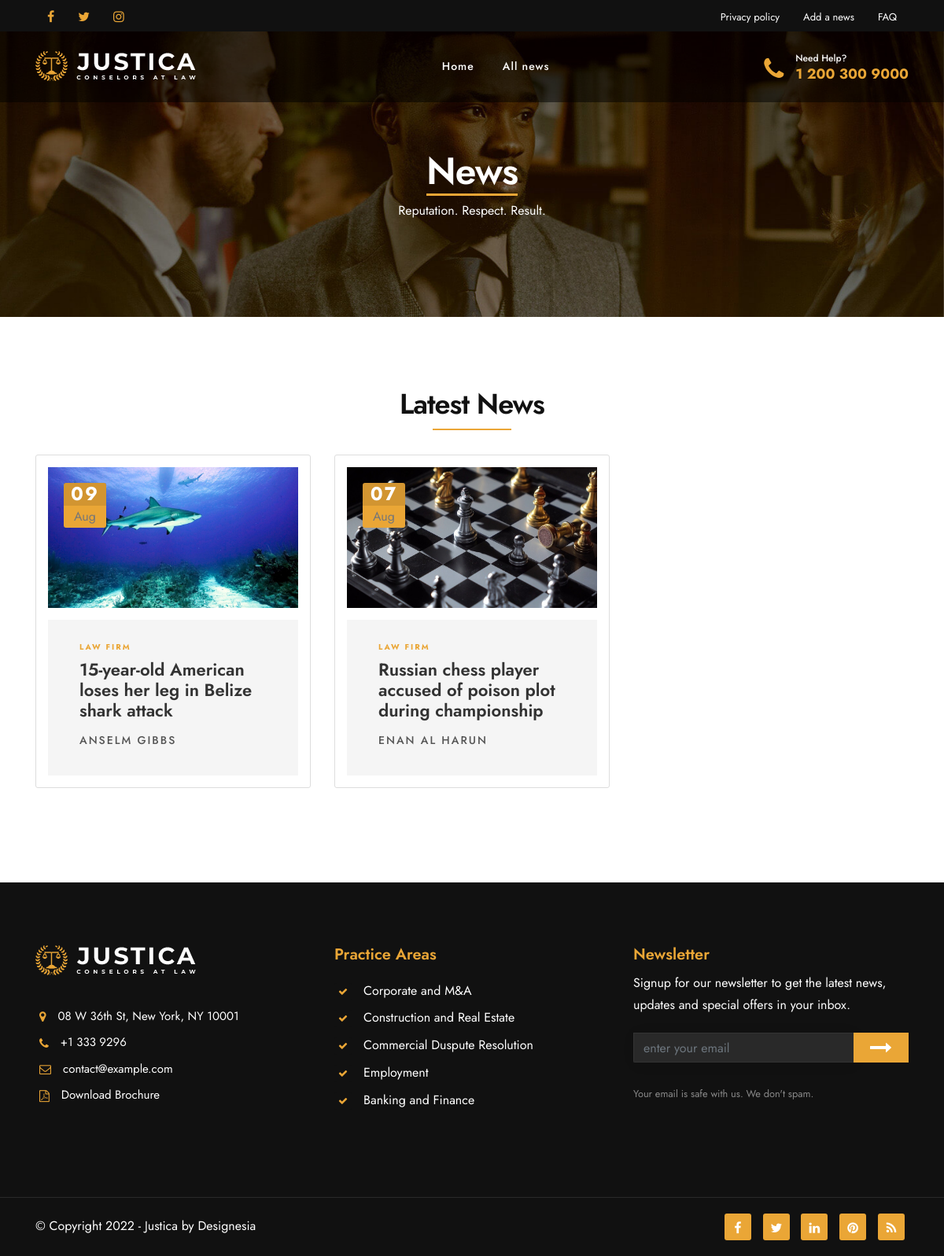
/all_news/, run on the app's committed database.
### home/models.py (models this page shows, shortened)
class News(models.Model):
    title = models.CharField(max_length=200)
    content = RichTextField(blank=True, null=True)
    image = models.ImageField(upload_to='news')
    date_published = models.DateField()
    author = models.CharField(max_length=100)
    likes = models.IntegerField(default=0)
    created_at = models.DateTimeField(default=timezone.now)
    updated_at = models.DateTimeField(null=True, blank=True)

### home/views.py (the view)
# urls.py: path('all_news/', views.all_news, name='allnews'),
def all_news(request):
    news_articles = News.objects.all().order_by('-date_published')
    return render(request, 'allnews.html', {'news_articles': news_articles})

### templates/allnews.html (shortened to what this page needs)
<!DOCTYPE html>
{% load static %}
<html lang="zxx">
<head>
    <link id="bootstrap" href="{% static 'css/bootstrap.min.css' %}" rel="stylesheet" type="text/css" />
    <link id="bootstrap-grid" href="{% static 'css/bootstrap-grid.min.css' %}" rel="stylesheet" type="text/css" />
    <link id="bootstrap-reboot" href="{% static 'css/bootstrap-reboot.min.css' %}" rel="stylesheet" type="text/css" />
    <link href="{% static 'css/animate.css' %}" rel="stylesheet" type="text/css" />
    <link href="{% static 'css/owl.carousel.css' %}" rel="stylesheet" type="text/css" />
    <link href="{% static 'css/owl.theme.css' %}" rel="stylesheet" type="text/css" />
    <link href="{% static 'css/owl.transitions.css' %}" rel="stylesheet" type="text/css" />
    <link href="{% static 'css/magnific-popup.css' %}" rel="stylesheet" type="text/css" />
    <link href="{% static 'css/jquery.countdown.css' %}" rel="stylesheet" type="text/css" />
    <link href="{% static 'css/style.css' %}" rel="stylesheet" type="text/css" />
    <link id="colors" href="{% static 'css/colors/scheme-01.css' %}" rel="stylesheet" type="text/css" />
    <link href="{% static 'css/coloring.css' %}" rel="stylesheet" type="text/css" />
    <link rel="stylesheet" href="{% static 'revolution/css/settings.css' %}" type="text/css">
    <link rel="stylesheet" href="{% static 'revolution/css/layers.css' %}" type="text/css">
    <link rel="stylesheet" href="{% static 'revolution/css/navigation.css' %}" type="text/css">
</head>
<body>
    <div id="wrapper">
        <div id="topbar" class="topbar-noborder">
            <div class="container">
                <div class="topbar-left sm-hide">
                    <span class="topbar-widget tb-social">
                        <a href="#"><i class="fa fa-facebook"></i></a>
                        <a href="#"><i class="fa fa-twitter"></i></a>
                        <a href="#"><i class="fa fa-instagram"></i></a>
                    </span>
                </div>
                <div class="topbar-right">
                    <div class="topbar-right">
                        <span class="topbar-widget"><a href="#">Privacy policy</a></span>
                        <span class="topbar-widget"><a href="{% url 'upload_news' %}">Add a news</a></span>
                        <span class="topbar-widget"><a href="#">FAQ</a></span>
                    </div>
                </div>
                <div class="clearfix"></div>
            </div>
        </div>
        <header>
            <div class="container">
                <div class="row">
                    <div class="col-md-12">
                        <div class="de-flex sm-pt10">
                            <div class="de-flex-col">
                                <div id="logo">
                                    <a href="{% url 'home' %}">
                                        <img alt="" class="logo" src="{% static 'images/logo-light.png' %}" />
                                    </a>
                                </div>
                            </div>
                            <div class="de-flex-col header-col-mid">
                                <ul id="mainmenu" class="onepage-menu">
                                    <li><a href="{% url 'home' %}">Home</a></li>
                                    <li><a href="{% url 'allnews' %}">All news</a></li>
                                </ul>
                            </div>
                            <div class="de-flex-col">
                                <div class="h-phone md-hide"><span>Need&nbsp;Help?</span><i class="fa fa-phone"></i> <a href="callto:">1 200 300 9000</a></div>
                            </div>
                        </div>
                    </div>
                </div>
            </div>
        </header>
        <div class="no-bottom no-top" id="content">
            <section id="subheader" class="jarallax text-white">
                <img src="{% static 'images/background/subheader.jpg' %}" class="jarallax-img" alt="">
                <div class="center-y relative text-center">
                    <div class="container">
                        <div class="row">
                            <div class="col-md-12 text-center">
                                <h1>News</h1>
                                <p>Reputation. Respect. Result.</p>
                            </div>
                        </div>
                    </div>
                </div>
            </section>
            <section id="section-news">
                <div class="container">
                    <div class="row">
                        <div class="col-md-12">
                            <div class="text-center">
                                <h2>Latest News</h2>
                                <div class="small-border"></div>
                            </div>
                        </div>
                    </div>
                    <div class="row">
                        {% for news in news_articles %}
                        <div class="col-lg-4 col-md-6 mb30">
                            <div class="bloglist item">
                                <div class="post-content" style="border: 1px solid #ddd; padding: 15px; height: 100%;">
                                    <div class="date-box" style="text-align: center; margin-bottom: 15px;">
                                        <div class="d" style="font-size: 24px; font-weight: bold;">{{ news.date_published|date:"d" }}</div>
                                        <div class="m-auto" style="font-size: 16px; color: #777;">{{ news.date_published|date:"M" }}</div>
                                    </div>
                                    <div class="post-image" style="text-align: center; margin-bottom: 15px;">
                                        <img alt="{{ news.title }}" src="{{ news.image.url }}" style="max-width: 100%; height: auto;">
                                    </div>
                                    <div class="post-text">
                                        <span class="p-tagline" style="display: block; margin-bottom: 10px;">Law Firm</span>
                                        <h4 style="font-size: 18px; margin-bottom: 10px;"><a href="{% url 'newsT' news.id %}" style="text-decoration: none; color: #333;">{{ news.title }}</a></h4>
                                        <span class="p-author" style="font-size: 14px; color: #555;">{{ news.author }}</span>
                                    </div>
                                </div>
                            </div>
                        </div>
                        {% endfor %}
                    </div>
                </div>
            </section>
        </div>
        <footer>
            <div class="container">
                <div class="row">
                    <div class="col-lg-4">
                        <div class="widget">
                            <a href=""><img alt="" class="img-fluid mb20" src="{% static 'images/logo-light.png' %}"></a>
                            <address class="s1">
                                <span><i class="id-color fa fa-map-marker fa-lg"></i>08 W 36th St, New York, NY 10001</span>
                                <span><i class="id-color fa fa-phone fa-lg"></i>+1 333 9296</span>
                                <span><i class="id-color fa fa-envelope-o fa-lg"></i><a href="mailto:contact@example.com">contact@example.com</a></span>
                                <span><i class="id-color fa fa-file-pdf-o fa-lg"></i><a href="#">Download Brochure</a></span>
                            </address>
                        </div>
                    </div>
                    <div class="col-md-4">
                        <h4 class="id-color mb20">Practice Areas</h4>
                        <ul class="ul-style-2">
                            <li>Corporate and M&A</li>
                            <li>Construction and Real Estate</li>
                            <li>Commercial Duspute Resolution</li>
                            <li>Employment</li>
                            <li>Banking and Finance</li>
                        </ul>
                    </div>
                    <div class="col-lg-4">
                        <h4 class="id-color">Newsletter</h4>
                        <p>Signup for our newsletter to get the latest news, updates and special offers in your inbox.</p>
                        <form action="https://www.madebydesignesia.com/themes/justica/blank.php" class="row" id="form_subscribe" method="post" name="form_subscribe">
                            <div class="col text-center">
                                <input class="form-control" id="name_1" name="name_1" placeholder="enter your email" type="text" /> <a href="#" id="btn-submit"><i class="fa fa-long-arrow-right"></i></a>
                                <div class="clearfix"></div>
                            </div>
                        </form>
                        <div class="spacer-10"></div>
                        <small>Your email is safe with us. We don't spam.</small>
                    </div>
                </div>
            </div>
            <div class="subfooter">
                <div class="container">
                    <div class="row">
                        <div class="col-md-12">
                            <div class="de-flex">
                                <div class="de-flex-col">
                                    &copy; Copyright 2022 - Justica by Designesia
                                </div>
                                <div class="de-flex-col">
                                    <div class="social-icons">
                                        <a href="#"><i class="fa fa-facebook fa-lg"></i></a>
                                        <a href="#"><i class="fa fa-twitter fa-lg"></i></a>
                                        <a href="#"><i class="fa fa-linkedin fa-lg"></i></a>
                                        <a href="#"><i class="fa fa-pinterest fa-lg"></i></a>
                                        <a href="#"><i class="fa fa-rss fa-lg"></i></a>
                                    </div>
                                </div>
                            </div>
                        </div>
                    </div>
                </div>
            </div>
        </footer>
    </div>
</body>
</html>

### home/static/css/colors/scheme-01.css (style rules this page uses)
:root { --primary-color: #eaa636; --primary-color-rgb: 234, 166, 54; }

### home/static/css/coloring.css (style rules this page uses)
.bg-color, section.bg-color, section.call-to-action, #mainmenu li li a:hover, #mainmenu ul li:hover > a, .price-row, .slider-info .text1, .btn-primary, .bg-id-color, .pagination > .active > a, .pagination > .active > span, .pagination > .active > a:hover, .pagination > .active > span:hover, .pagination > .active > a:focus, .pagination > .active > span:focus, .dropcap, .fullwidthbanner-container a.btn, .feature-box-big-icon i, #testimonial-full, .icon-deco i, .feature-box-small-icon .border, #jpreBar, .date-post, .team-list .small-border, .de-team-list .small-border, .btn-line:hover,a.btn-line:hover, .btn-line.hover,a.btn-line.hover, .owl-arrow span, .de-progress .progress-bar, #btn-close-x:hover, .box-fx .info, .btn-more, .widget .small-border, .product img:hover, #btn-search, .de_tab.timeline li.active .dot, .btn-id, .tiny-border, #subheader .small-border-deco span, #services-list li a:hover, .timeline .tl-block .tl-line, .de_tab.tab_style_2 .de_nav li.active span, .de_tab.tab_steps.style-2 .de_nav li.active span, .feature-box-small-icon.style-2 .number.bg-color, a.btn-custom,.btn-custom, .owl-custom-nav .btn-next:before, .owl-custom-nav .btn-prev:before, .timeline > li > .timeline-badge, .de_light .de_tab.tab_style_3 .de_nav li.active span, .de_tab.tab_style_4 .de_nav li.active span, .circle, .social-icons-sm i:hover, .btn-rsvp, .btn-close, .pricing-s1 .ribbon, .de_tab.tab_style_4 .de_nav li.active, #preloader .s1 span, #filters a.selected, .custom-show:after, .custom-close:after, .widget-post .date, .style-2 .date-box, .feature-box-type-1 i, .owl-item.active > div blockquote:before, .accordion-section-title:before, #form_subscribe #btn-submit i, .owl-dot.active, .bg-gradient-to-right-2, .feature-box-type-1.hover i, .feature-box-type-1:hover i, .ribbon, .box-icon-simple .num, .box-highlight.s2, .feature-box.f-boxed:hover, .fpw-overlay-btm, .fp-wrap .fpwow-icons, .social-icons i, .owl-item.active.center .feature-box-type-2, .testimonial-color .item:nth-child(1n) blockquote:before, .spinner > div, .d-gallery-item .dgi-1, a.btn-border:hover, .dih-overlay, .widget_tags li a, .nav-pills .nav-link.active, .nav-pills .show>.nav-link, #selector .sc-opt, #cookieConsent a.cookieConsentOK, .mask .cover, .icon-box:hover, #back-to-top, .post-content .date-box, #mainmenu li a b { background:var(--primary-color); }
a,a:hover, .id-color, #mainmenu li:hover > ul, .date-box .day, .slider_text h1, h1.id-color,h2.id-color,h3.id-color,h4.id-color, .pricing-box li h1, .title span, i.large:hover, .feature-box-small-icon-2 i, .pricing-dark .pricing-box li.price-row, .ratings i, header.smaller #mainmenu a.active, .pricing-dark .pricing-box li.price-row, .dark .feature-box-small-icon i, a.btn-slider:after, a.btn-line:after, .team-list .social a, .de_contact_info i, .dark .btn-line:hover:after, .dark a.btn-line:hover:after, .dark a.btn-line.hover:after, a.btn-text:after, .separator span i, address span strong, .de_tab.tab_steps .de_nav li span:hover, .de_testi_by, .widget_tags li a, .dark .btn-line:after, .dark a.btn-line:after, .crumb li .active, .btn-right:after, .btn-left:before, #mainmenu li a:after, header .info .social i:hover, #services-list li.active, #services-list li.active a:after, .testimonial-list:before, span.deco-big, h2.hs1 span, .wm,.wm2, .blog-list .date-box .day, .social-icons-sm i, .de_tab.tab_style_4 .de_nav li span, .schedule-item .sc-name, .de_testi.opt-2 blockquote:before, .pricing-s1 .bottom i, .profile_pic .subtitle, .countdown-s3 .countdown-period, .countdown-s4 .countdown-period, .social-icons i:hover, a.btn-link, blockquote.s1:before, .accordion a:before, .expand-custom .toggle:before, .sitemap.s1 li:before, .list li:before, .post-meta span:before, footer .widget a:hover, .mask .cover .date:before, .feature-box-type-2 i, .pricing-s2 .bottom i, .post-text h3 a:hover, .pricing-s1 .top h2, .demo-icon-wrap i, .demo-icon-wrap-s2 span, a.btn-border.light:hover, .de_testi.opt-2.review .p-rating, .post-text .p-tagline, .p-title, .h-phone i, a.btn-custom.btn-white, .mask:hover .cover h3 i, #topbar a i, .ul-style-2 li:before,.ul-style-2 li:after, .text-light h5, #mainmenu li a:hover, i.id-color { color:var(--primary-color); }
a.btn-border.btn-invert, .small-border, .icon-box { border-color:var(--primary-color); }
header.header-light #mainmenu a span, header.scroll-light #mainmenu a span, #subheader h1 { border-bottom-color:var(--primary-color); }

### data on the page
News: date_published "09", date_published "Aug", image (picture), title "15-year-old American loses her leg in Belize shark attack", author "ANSELM GIBBS"
News: date_published "07", date_published "Aug", image (picture), title "Russian chess player accused of poison plot during championship", author "ENAN AL HARUN"
